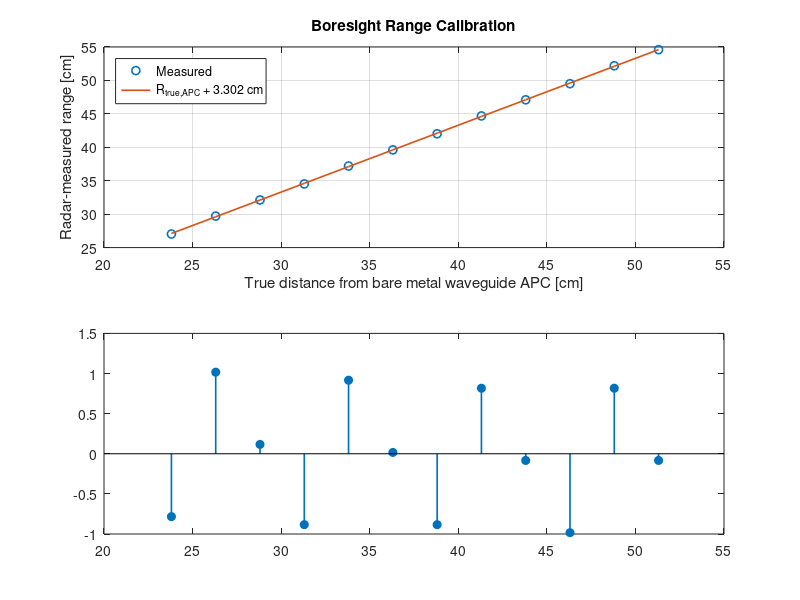

MATLAB code for this plot: (Note: this script raises an error after producing the figure.)
%% Internal Range Delay (R_int) & APC Calibration
% Separates the angle-independent internal RF delay (internal_offset, R_int)
% from the geometric recess between the black housing front face and the bare
% metal open-waveguide APC (housing_recess_offset, d_y), checks the range
% scale slope, and saves SI values [m] to range_offset.mat for
% Stripmap_SAR_TDBP.m.

clear all
close all
clc

%% Measured boresight data [cm]
% x_cm: tape-measure distance from black housing front face to reflector tape mark [cm]
x_cm = [
    22.5
    25
    27.5
    30
    32.5
    35
    37.5
    40
    42.5
    45
    47.5
    50];

% y_cm: radar-reported one-way range at each position [cm]
% (For best accuracy, extract peaks with a zero-padded FFT + parabolic fit
% instead of unpadded 2.68 mm FFT bins.)
y_cm = [
    2703
    2971
    3212
    3452
    3720
    3961
    4202
    4469
    4710
    4951
    5219
    5460] / 100;

reflector_offset_cm = 4.3;                       % Reflector front-to-apex depth [cm]
reflector_front_face2tape_measure_point_cm = 3.092; % Distance from reflector front face back to tape mark [cm]
housing_recess_offset_cm = 0.098;                % Bare metal waveguide recess behind black face [cm]
                                                 % (+ if recessed behind x = 0; - if protruding)

%% Convert to SI units [m]
assert(numel(x_cm) == numel(y_cm) && numel(x_cm) >= 3, ...
    "x_cm and y_cm must have the same length (>= 3 points).");

N = numel(x_cm);
R_meas = y_cm(:) / 100;
reflector_offset = reflector_offset_cm / 100;
reflector_front_face2tape_measure_point = reflector_front_face2tape_measure_point_cm/100;
housing_recess_offset = housing_recess_offset_cm / 100;

R_true_target = x_cm(:) / 100 + reflector_offset - reflector_front_face2tape_measure_point;
R_true_apc = R_true_target + housing_recess_offset;

%% Unit-slope internal delay estimate & unbiased statistics
offsets_housing = R_meas - R_true_target;
offsets_apc = R_meas - R_true_apc;

apc_offset_from_housing = mean(offsets_housing); % R_int + d_y [m]
internal_offset = mean(offsets_apc);             % Pure R_int [m] (angle-independent)

residuals_m = offsets_apc - internal_offset;
internal_offset_variance = var(offsets_apc, 0);  % Unbiased sample variance [m^2]
internal_offset_std = std(offsets_apc, 0);       % Per-measurement std [m]
internal_offset_se = internal_offset_std / sqrt(N); % Standard error of the mean [m]

internal_offset_sigma_mm = internal_offset_std * 1e3;
internal_offset_se_mm = internal_offset_se * 1e3;

%% Linear regression check: R_meas = range_scale * R_true_apc + linear_fit_offset
A = [R_true_apc, ones(N, 1)];
p = A \ R_meas;
range_scale = p(1);
linear_fit_offset = p(2);

fit_residuals = R_meas - A * p;
s2 = sum(fit_residuals.^2) / (N - 2);
cov_p = s2 * ((A' * A) \ eye(2));
range_scale_se = sqrt(cov_p(1, 1));
linear_fit_offset_se = sqrt(cov_p(2, 2));

if abs(range_scale - 1) > max(0.01, 3 * range_scale_se)
    warning("Fitted range scale (%.5f +/- %.5f) deviates from 1.000; check frequency/range axis.", ...
        range_scale, range_scale_se);
end

%% Save calibration to range_offset.mat (compatible with Stripmap_SAR_TDBP.m)
script_dir = fileparts(mfilename("fullpath"));
if isempty(script_dir)
    script_dir = pwd;
end
output_file = fullfile(script_dir, "range_offset.mat");

save(output_file, ...
    "internal_offset", ...
    "housing_recess_offset", ...
    "apc_offset_from_housing", ...
    "reflector_offset", ...
    "reflector_front_face2tape_measure_point", ...
    "internal_offset_variance", ...
    "internal_offset_std", ...
    "internal_offset_se", ...
    "internal_offset_sigma_mm", ...
    "internal_offset_se_mm", ...
    "range_scale", ...
    "range_scale_se", ...
    "linear_fit_offset", ...
    "linear_fit_offset_se", ...
    "R_true_apc", ...
    "R_meas", ...
    "residuals_m");

%% Print summary
fprintf("=== Radar Range & APC Calibration (N = %d) ===\n", N);
fprintf("Total offset from black housing (R_int + d_y): %.4f cm (%.6f m)\n", ...
    apc_offset_from_housing * 100, apc_offset_from_housing);
fprintf("Housing-to-waveguide recess (d_y):             %.2f mm (%.4f m)\n", ...
    housing_recess_offset * 1e3, housing_recess_offset);
fprintf("Internal RF delay (internal_offset, R_int):    %.4f cm (%.6f m)\n", ...
    internal_offset * 100, internal_offset);
fprintf("Per-point std (unbiased):                      %.3f mm\n", internal_offset_sigma_mm);
fprintf("Std error of mean (SE):                        +/- %.3f mm\n", internal_offset_se_mm);
fprintf("Linear fit scale check (ideal = 1.000):        %.6f +/- %.6f\n", ...
    range_scale, range_scale_se);
fprintf("Saved calibration to: %s\n", output_file);

%% Diagnostic plot
figure("Name", "APC & Internal Range Delay Calibration");
subplot(2, 1, 1);
plot(R_true_apc * 100, R_meas * 100, "o", "LineWidth", 1.2, "DisplayName", "Measured");
hold on;
plot(R_true_apc * 100, (R_true_apc + internal_offset) * 100, "-", "LineWidth", 1.2, ...
    "DisplayName", sprintf("R_{true,APC} + %.3f cm", internal_offset * 100));
grid on;
xlabel("True distance from bare metal waveguide APC [cm]");
ylabel("Radar-measured range [cm]");
title("Boresight Range Calibration");
legend("Location", "northwest");

subplot(2, 1, 2);
stem(R_true_apc * 100, residuals_m * 1e3, "filled", "LineWidth", 1.2);
yline(0, "--k");
grid on;
xlabel("True distance from bare metal waveguide APC [cm]");
ylabel("Residual [mm]");
title(sprintf("Residuals (\\sigma = %.2f mm, SE = \\pm%.2f mm)", ...
    internal_offset_sigma_mm, internal_offset_se_mm));
